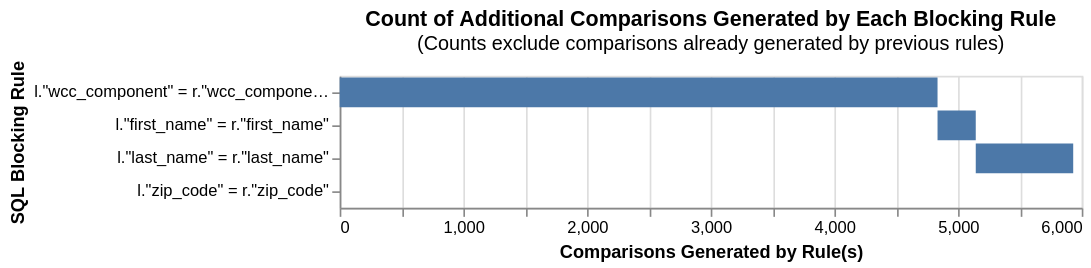

The cell this chart's notebook holds for it:
### Code cell
from splink.blocking_analysis import (
    cumulative_comparisons_to_be_scored_from_blocking_rules_chart,
)

blocking_rules = [
    block_on("wcc_component"),
    block_on("first_name"),
    block_on("last_name"),
    block_on("zip_code"),  
    
]


cumulative_comparisons_to_be_scored_from_blocking_rules_chart(
    table_or_tables=identities_df,
    blocking_rules=blocking_rules,
    db_api=db_api,
    link_type="dedupe_only",
)

### Figure 1 — Vega-Lite specification as saved in the notebook (floating-point values rounded to 4 significant figures)
{"config": {"view": {"continuousWidth": 300, "continuousHeight": 300}}, "data": {"name": "data-382acebaad0cf61f5cfb85961c882cf6"}, "mark": "bar", "encoding": {"order": {"field": "cumulative_rows"}, "tooltip": [{"field": "blocking_rule", "title": "SQL Condition", "type": "nominal"}, {"field": "row_count", "format": ",", "title": "Comparisons Generated", "type": "quantitative"}, {"field": "cumulative_rows", "format": ",", "title": "Cumulative Comparisons", "type": "quantitative"}, {"field": "cartesian", "format": ",", "title": "Total comparisons in Cartesian product", "type": "quantitative"}], "x": {"field": "start", "title": "Comparisons Generated by Rule(s)", "type": "quantitative"}, "x2": {"field": "cumulative_rows"}, "y": {"field": "blocking_rule", "sort": ["-x2"], "title": "SQL Blocking Rule"}}, "height": {"step": 20}, "title": {"text": "Count of Additional Comparisons Generated by Each Blocking Rule", "subtitle": "(Counts exclude comparisons already generated by previous rules)"}, "width": 450, "$schema": "https://vega.github.io/schema/vega-lite/v5.9.3.json", "datasets": {"data-382acebaad0cf61f5cfb85961c882cf6": [{"blocking_rule": "l.\"wcc_component\" = r.\"wcc_component\"", "row_count": 4834, "cumulative_rows": 4834, "cartesian": 310866, "match_key": "0", "start": 0}, {"blocking_rule": "l.\"first_name\" = r.\"first_name\"", "row_count": 309, "cumulative_rows": 5143, "cartesian": 310866, "match_key": "1", "start": 4834}, {"blocking_rule": "l.\"last_name\" = r.\"last_name\"", "row_count": 788, "cumulative_rows": 5931, "cartesian": 310866, "match_key": "2", "start": 5143}, {"blocking_rule": "l.\"zip_code\" = r.\"zip_code\"", "row_count": 0, "cumulative_rows": 5931, "cartesian": 310866, "match_key": "3", "start": 5931}]}}
